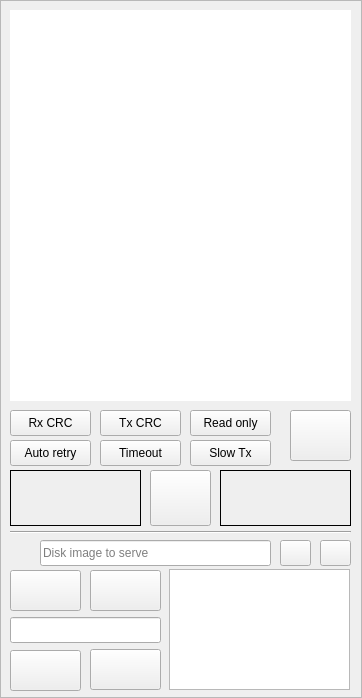
<?xml version="1.0" encoding="UTF-8"?>
<ui version="4.0">
 <class>MainWindow</class>
 <widget class="QMainWindow" name="MainWindow">
  <property name="enabled">
   <bool>true</bool>
  </property>
  <property name="geometry">
   <rect>
    <x>0</x>
    <y>0</y>
    <width>362</width>
    <height>698</height>
   </rect>
  </property>
  <property name="windowTitle">
   <string>JIO Server</string>
  </property>
  <property name="windowIcon">
   <iconset resource="Icons.qrc">
    <normaloff>:/icons/JIOServer.svg</normaloff>:/icons/JIOServer.svg</iconset>
  </property>
  <widget class="QWidget" name="centralwidget">
   <property name="sizePolicy">
    <sizepolicy hsizetype="Maximum" vsizetype="Maximum">
     <horstretch>0</horstretch>
     <verstretch>0</verstretch>
    </sizepolicy>
   </property>
   <layout class="QVBoxLayout" name="Layout">
    <property name="spacing">
     <number>0</number>
    </property>
    <property name="leftMargin">
     <number>0</number>
    </property>
    <property name="topMargin">
     <number>0</number>
    </property>
    <property name="rightMargin">
     <number>0</number>
    </property>
    <property name="bottomMargin">
     <number>0</number>
    </property>
    <item>
     <widget class="QFrame" name="frame">
      <property name="frameShape">
       <enum>QFrame::Shape::StyledPanel</enum>
      </property>
      <property name="frameShadow">
       <enum>QFrame::Shadow::Raised</enum>
      </property>
      <widget class="QPushButton" name="fileSelectPushButton">
       <property name="geometry">
        <rect>
         <x>280</x>
         <y>540</y>
         <width>31</width>
         <height>26</height>
        </rect>
       </property>
       <property name="icon">
        <iconset resource="Icons.qrc">
         <normaloff>:/icons/openFile.svg</normaloff>:/icons/openFile.svg</iconset>
       </property>
       <property name="iconSize">
        <size>
         <width>22</width>
         <height>22</height>
        </size>
       </property>
      </widget>
      <widget class="QPushButton" name="connectPushButton">
       <property name="geometry">
        <rect>
         <x>150</x>
         <y>470</y>
         <width>61</width>
         <height>56</height>
        </rect>
       </property>
       <property name="text">
        <string/>
       </property>
       <property name="icon">
        <iconset resource="Icons.qrc">
         <normaloff>:/icons/disconnected.svg</normaloff>:/icons/disconnected.svg</iconset>
       </property>
       <property name="iconSize">
        <size>
         <width>48</width>
         <height>48</height>
        </size>
       </property>
      </widget>
      <widget class="QLineEdit" name="addressLineEdit">
       <property name="geometry">
        <rect>
         <x>10</x>
         <y>617</y>
         <width>151</width>
         <height>26</height>
        </rect>
       </property>
       <property name="alignment">
        <set>Qt::AlignmentFlag::AlignCenter</set>
       </property>
      </widget>
      <widget class="QLineEdit" name="imagePathLineEdit">
       <property name="geometry">
        <rect>
         <x>40</x>
         <y>540</y>
         <width>231</width>
         <height>26</height>
        </rect>
       </property>
       <property name="placeholderText">
        <string>Disk image to serve</string>
       </property>
      </widget>
      <widget class="QLabel" name="redLightLabel">
       <property name="geometry">
        <rect>
         <x>10</x>
         <y>470</y>
         <width>131</width>
         <height>56</height>
        </rect>
       </property>
       <property name="frameShape">
        <enum>QFrame::Shape::Box</enum>
       </property>
       <property name="text">
        <string/>
       </property>
       <property name="alignment">
        <set>Qt::AlignmentFlag::AlignCenter</set>
       </property>
      </widget>
      <widget class="QLabel" name="greenLightLabel">
       <property name="geometry">
        <rect>
         <x>220</x>
         <y>470</y>
         <width>131</width>
         <height>56</height>
        </rect>
       </property>
       <property name="frameShape">
        <enum>QFrame::Shape::Box</enum>
       </property>
       <property name="text">
        <string/>
       </property>
       <property name="alignment">
        <set>Qt::AlignmentFlag::AlignCenter</set>
       </property>
      </widget>
      <widget class="QListWidget" name="namesListWidget">
       <property name="geometry">
        <rect>
         <x>169</x>
         <y>569</y>
         <width>181</width>
         <height>121</height>
        </rect>
       </property>
       <property name="horizontalScrollBarPolicy">
        <enum>Qt::ScrollBarPolicy::ScrollBarAlwaysOff</enum>
       </property>
      </widget>
      <widget class="QPlainTextEdit" name="logWidget">
       <property name="geometry">
        <rect>
         <x>10</x>
         <y>10</y>
         <width>341</width>
         <height>391</height>
        </rect>
       </property>
       <property name="frameShape">
        <enum>QFrame::Shape::NoFrame</enum>
       </property>
       <property name="horizontalScrollBarPolicy">
        <enum>Qt::ScrollBarPolicy::ScrollBarAlwaysOff</enum>
       </property>
       <property name="textInteractionFlags">
        <set>Qt::TextInteractionFlag::TextSelectableByKeyboard|Qt::TextInteractionFlag::TextSelectableByMouse</set>
       </property>
       <property name="maximumBlockCount">
        <number>1000</number>
       </property>
      </widget>
      <widget class="QPushButton" name="bluetoothButton">
       <property name="geometry">
        <rect>
         <x>10</x>
         <y>570</y>
         <width>71</width>
         <height>41</height>
        </rect>
       </property>
       <property name="text">
        <string/>
       </property>
       <property name="icon">
        <iconset resource="Icons.qrc">
         <normaloff>:/icons/Bluetooth.svg</normaloff>:/icons/Bluetooth.svg</iconset>
       </property>
       <property name="iconSize">
        <size>
         <width>32</width>
         <height>32</height>
        </size>
       </property>
       <property name="checkable">
        <bool>true</bool>
       </property>
      </widget>
      <widget class="QPushButton" name="USBButton">
       <property name="geometry">
        <rect>
         <x>90</x>
         <y>570</y>
         <width>71</width>
         <height>41</height>
        </rect>
       </property>
       <property name="text">
        <string/>
       </property>
       <property name="icon">
        <iconset resource="Icons.qrc">
         <normaloff>:/icons/USB.svg</normaloff>:/icons/USB.svg</iconset>
       </property>
       <property name="iconSize">
        <size>
         <width>32</width>
         <height>32</height>
        </size>
       </property>
       <property name="checkable">
        <bool>true</bool>
       </property>
      </widget>
      <widget class="Line" name="line">
       <property name="geometry">
        <rect>
         <x>10</x>
         <y>530</y>
         <width>341</width>
         <height>4</height>
        </rect>
       </property>
       <property name="orientation">
        <enum>Qt::Orientation::Horizontal</enum>
       </property>
      </widget>
      <widget class="QPushButton" name="refreshPushButton">
       <property name="geometry">
        <rect>
         <x>90</x>
         <y>649</y>
         <width>71</width>
         <height>41</height>
        </rect>
       </property>
       <property name="text">
        <string/>
       </property>
       <property name="icon">
        <iconset resource="Icons.qrc">
         <normaloff>:/icons/refresh.svg</normaloff>:/icons/refresh.svg</iconset>
       </property>
       <property name="iconSize">
        <size>
         <width>32</width>
         <height>32</height>
        </size>
       </property>
      </widget>
      <widget class="QPushButton" name="clearPushButton">
       <property name="geometry">
        <rect>
         <x>290</x>
         <y>410</y>
         <width>61</width>
         <height>51</height>
        </rect>
       </property>
       <property name="text">
        <string/>
       </property>
       <property name="icon">
        <iconset resource="Icons.qrc">
         <normaloff>:/icons/clear.svg</normaloff>:/icons/clear.svg</iconset>
       </property>
       <property name="iconSize">
        <size>
         <width>40</width>
         <height>40</height>
        </size>
       </property>
       <property name="checkable">
        <bool>false</bool>
       </property>
      </widget>
      <widget class="QPushButton" name="unlockPushButton">
       <property name="geometry">
        <rect>
         <x>10</x>
         <y>650</y>
         <width>71</width>
         <height>41</height>
        </rect>
       </property>
       <property name="text">
        <string/>
       </property>
       <property name="icon">
        <iconset resource="Icons.qrc">
         <normaloff>:/icons/unlock.svg</normaloff>:/icons/unlock.svg</iconset>
       </property>
       <property name="iconSize">
        <size>
         <width>32</width>
         <height>32</height>
        </size>
       </property>
       <property name="checkable">
        <bool>true</bool>
       </property>
      </widget>
      <widget class="QPushButton" name="RxCRC">
       <property name="geometry">
        <rect>
         <x>10</x>
         <y>410</y>
         <width>81</width>
         <height>26</height>
        </rect>
       </property>
       <property name="text">
        <string>Rx CRC</string>
       </property>
       <property name="checkable">
        <bool>true</bool>
       </property>
      </widget>
      <widget class="QPushButton" name="TxCRC">
       <property name="geometry">
        <rect>
         <x>100</x>
         <y>410</y>
         <width>81</width>
         <height>26</height>
        </rect>
       </property>
       <property name="text">
        <string>Tx CRC</string>
       </property>
       <property name="checkable">
        <bool>true</bool>
       </property>
      </widget>
      <widget class="QPushButton" name="autoRetry">
       <property name="geometry">
        <rect>
         <x>10</x>
         <y>440</y>
         <width>81</width>
         <height>26</height>
        </rect>
       </property>
       <property name="text">
        <string>Auto retry</string>
       </property>
       <property name="checkable">
        <bool>true</bool>
       </property>
      </widget>
      <widget class="QPushButton" name="timeout">
       <property name="geometry">
        <rect>
         <x>100</x>
         <y>440</y>
         <width>81</width>
         <height>26</height>
        </rect>
       </property>
       <property name="text">
        <string>Timeout</string>
       </property>
       <property name="checkable">
        <bool>true</bool>
       </property>
      </widget>
      <widget class="QPushButton" name="readOnly">
       <property name="geometry">
        <rect>
         <x>190</x>
         <y>410</y>
         <width>81</width>
         <height>26</height>
        </rect>
       </property>
       <property name="text">
        <string>Read only</string>
       </property>
       <property name="checkable">
        <bool>true</bool>
       </property>
      </widget>
      <widget class="QPushButton" name="fileEjectPushButton">
       <property name="geometry">
        <rect>
         <x>320</x>
         <y>540</y>
         <width>31</width>
         <height>26</height>
        </rect>
       </property>
       <property name="icon">
        <iconset resource="Icons.qrc">
         <normaloff>:/icons/eject.svg</normaloff>:/icons/eject.svg</iconset>
       </property>
       <property name="iconSize">
        <size>
         <width>20</width>
         <height>20</height>
        </size>
       </property>
      </widget>
      <widget class="QLabel" name="iconMediaType">
       <property name="geometry">
        <rect>
         <x>10</x>
         <y>540</y>
         <width>26</width>
         <height>26</height>
        </rect>
       </property>
       <property name="pixmap">
        <pixmap resource="Icons.qrc">:/icons/floppy.svg</pixmap>
       </property>
       <property name="scaledContents">
        <bool>true</bool>
       </property>
      </widget>
      <widget class="QPushButton" name="slowTx">
       <property name="geometry">
        <rect>
         <x>190</x>
         <y>440</y>
         <width>81</width>
         <height>26</height>
        </rect>
       </property>
       <property name="text">
        <string>Slow Tx</string>
       </property>
       <property name="checkable">
        <bool>true</bool>
       </property>
      </widget>
     </widget>
    </item>
   </layout>
  </widget>
 </widget>
 <resources>
  <include location="Icons.qrc"/>
 </resources>
 <connections>
  <connection>
   <sender>fileSelectPushButton</sender>
   <signal>clicked()</signal>
   <receiver>MainWindow</receiver>
   <slot>onButtonClicked()</slot>
   <hints>
    <hint type="sourcelabel">
     <x>222</x>
     <y>284</y>
    </hint>
    <hint type="destinationlabel">
     <x>137</x>
     <y>153</y>
    </hint>
   </hints>
  </connection>
  <connection>
   <sender>connectPushButton</sender>
   <signal>clicked()</signal>
   <receiver>MainWindow</receiver>
   <slot>onButtonClicked()</slot>
   <hints>
    <hint type="sourcelabel">
     <x>133</x>
     <y>220</y>
    </hint>
    <hint type="destinationlabel">
     <x>137</x>
     <y>153</y>
    </hint>
   </hints>
  </connection>
  <connection>
   <sender>namesListWidget</sender>
   <signal>itemClicked(QListWidgetItem*)</signal>
   <receiver>MainWindow</receiver>
   <slot>onItemActivated(QListWidgetItem*)</slot>
   <hints>
    <hint type="sourcelabel">
     <x>177</x>
     <y>295</y>
    </hint>
    <hint type="destinationlabel">
     <x>225</x>
     <y>261</y>
    </hint>
   </hints>
  </connection>
  <connection>
   <sender>bluetoothButton</sender>
   <signal>clicked()</signal>
   <receiver>MainWindow</receiver>
   <slot>onButtonClicked()</slot>
   <hints>
    <hint type="sourcelabel">
     <x>260</x>
     <y>470</y>
    </hint>
    <hint type="destinationlabel">
     <x>180</x>
     <y>348</y>
    </hint>
   </hints>
  </connection>
  <connection>
   <sender>USBButton</sender>
   <signal>clicked()</signal>
   <receiver>MainWindow</receiver>
   <slot>onButtonClicked()</slot>
   <hints>
    <hint type="sourcelabel">
     <x>320</x>
     <y>470</y>
    </hint>
    <hint type="destinationlabel">
     <x>180</x>
     <y>348</y>
    </hint>
   </hints>
  </connection>
  <connection>
   <sender>refreshPushButton</sender>
   <signal>clicked()</signal>
   <receiver>MainWindow</receiver>
   <slot>onButtonClicked()</slot>
   <hints>
    <hint type="sourcelabel">
     <x>127</x>
     <y>669</y>
    </hint>
    <hint type="destinationlabel">
     <x>180</x>
     <y>348</y>
    </hint>
   </hints>
  </connection>
  <connection>
   <sender>clearPushButton</sender>
   <signal>clicked()</signal>
   <receiver>MainWindow</receiver>
   <slot>onButtonClicked()</slot>
   <hints>
    <hint type="sourcelabel">
     <x>318</x>
     <y>439</y>
    </hint>
    <hint type="destinationlabel">
     <x>180</x>
     <y>348</y>
    </hint>
   </hints>
  </connection>
  <connection>
   <sender>unlockPushButton</sender>
   <signal>clicked()</signal>
   <receiver>MainWindow</receiver>
   <slot>onButtonClicked()</slot>
   <hints>
    <hint type="sourcelabel">
     <x>45</x>
     <y>670</y>
    </hint>
    <hint type="destinationlabel">
     <x>180</x>
     <y>348</y>
    </hint>
   </hints>
  </connection>
  <connection>
   <sender>autoRetry</sender>
   <signal>clicked()</signal>
   <receiver>MainWindow</receiver>
   <slot>onButtonClicked()</slot>
   <hints>
    <hint type="sourcelabel">
     <x>75</x>
     <y>442</y>
    </hint>
    <hint type="destinationlabel">
     <x>180</x>
     <y>348</y>
    </hint>
   </hints>
  </connection>
  <connection>
   <sender>TxCRC</sender>
   <signal>clicked()</signal>
   <receiver>MainWindow</receiver>
   <slot>onButtonClicked()</slot>
   <hints>
    <hint type="sourcelabel">
     <x>205</x>
     <y>412</y>
    </hint>
    <hint type="destinationlabel">
     <x>180</x>
     <y>348</y>
    </hint>
   </hints>
  </connection>
  <connection>
   <sender>RxCRC</sender>
   <signal>clicked()</signal>
   <receiver>MainWindow</receiver>
   <slot>onButtonClicked()</slot>
   <hints>
    <hint type="sourcelabel">
     <x>75</x>
     <y>412</y>
    </hint>
    <hint type="destinationlabel">
     <x>180</x>
     <y>348</y>
    </hint>
   </hints>
  </connection>
  <connection>
   <sender>timeout</sender>
   <signal>clicked()</signal>
   <receiver>MainWindow</receiver>
   <slot>onButtonClicked()</slot>
   <hints>
    <hint type="sourcelabel">
     <x>205</x>
     <y>442</y>
    </hint>
    <hint type="destinationlabel">
     <x>180</x>
     <y>348</y>
    </hint>
   </hints>
  </connection>
  <connection>
   <sender>readOnly</sender>
   <signal>clicked()</signal>
   <receiver>MainWindow</receiver>
   <slot>onButtonClicked()</slot>
   <hints>
    <hint type="sourcelabel">
     <x>230</x>
     <y>422</y>
    </hint>
    <hint type="destinationlabel">
     <x>180</x>
     <y>348</y>
    </hint>
   </hints>
  </connection>
  <connection>
   <sender>fileEjectPushButton</sender>
   <signal>clicked()</signal>
   <receiver>MainWindow</receiver>
   <slot>onButtonClicked()</slot>
   <hints>
    <hint type="sourcelabel">
     <x>335</x>
     <y>552</y>
    </hint>
    <hint type="destinationlabel">
     <x>180</x>
     <y>348</y>
    </hint>
   </hints>
  </connection>
  <connection>
   <sender>slowTx</sender>
   <signal>clicked()</signal>
   <receiver>MainWindow</receiver>
   <slot>onButtonClicked()</slot>
   <hints>
    <hint type="sourcelabel">
     <x>230</x>
     <y>452</y>
    </hint>
    <hint type="destinationlabel">
     <x>180</x>
     <y>348</y>
    </hint>
   </hints>
  </connection>
 </connections>
 <slots>
  <slot>onComboBoxActivated(int)</slot>
  <slot>onButtonClicked()</slot>
  <slot>onItemActivated(QListWidgetItem*)</slot>
  <slot>onCheckBoxStateChanged(int)</slot>
  <slot>onTextChanged(QString)</slot>
 </slots>
</ui>
